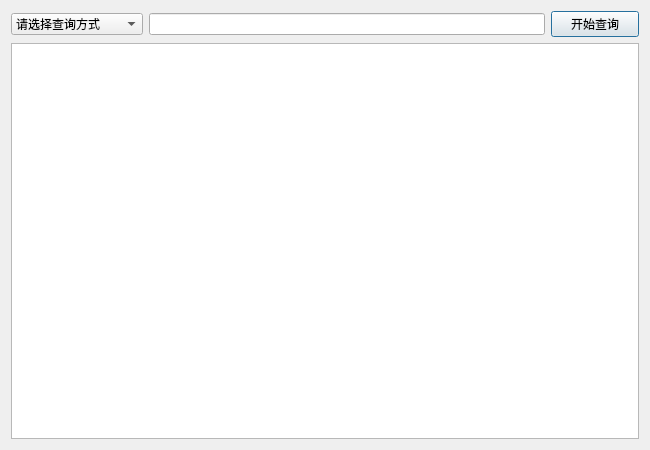
<?xml version="1.0" encoding="UTF-8"?>
<ui version="4.0">
 <class>Dialog2</class>
 <widget class="QDialog" name="Dialog2">
  <property name="geometry">
   <rect>
    <x>0</x>
    <y>0</y>
    <width>650</width>
    <height>450</height>
   </rect>
  </property>
  <property name="windowTitle">
   <string>Dialog</string>
  </property>
  <layout class="QVBoxLayout" name="verticalLayout" stretch="2,15">
   <item>
    <layout class="QHBoxLayout" name="horizontalLayout" stretch="3,9,2">
     <item>
      <widget class="QComboBox" name="CB_method">
       <property name="styleSheet">
        <string notr="true">font: 11pt &quot;Arial&quot;;</string>
       </property>
       <property name="currentText">
        <string>请选择查询方式</string>
       </property>
       <item>
        <property name="text">
         <string>请选择查询方式</string>
        </property>
       </item>
       <item>
        <property name="text">
         <string>name</string>
        </property>
       </item>
       <item>
        <property name="text">
         <string>num</string>
        </property>
       </item>
       <item>
        <property name="text">
         <string>faculty</string>
        </property>
       </item>
      </widget>
     </item>
     <item>
      <widget class="QLineEdit" name="LE_content"/>
     </item>
     <item>
      <widget class="QPushButton" name="BT_search">
       <property name="styleSheet">
        <string notr="true">font: 11pt &quot;Arial&quot;;

</string>
       </property>
       <property name="text">
        <string>开始查询</string>
       </property>
      </widget>
     </item>
    </layout>
   </item>
   <item>
    <widget class="QTableView" name="tableView"/>
   </item>
  </layout>
 </widget>
 <resources/>
 <connections/>
</ui>
